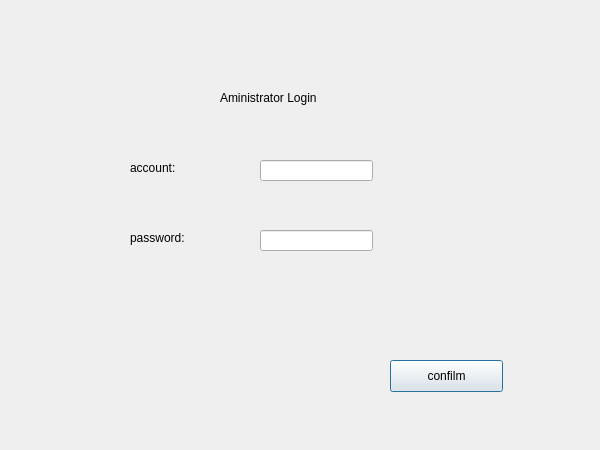
<?xml version="1.0" encoding="UTF-8"?>
<ui version="4.0">
 <class>Aminlogin</class>
 <widget class="QDialog" name="Aminlogin">
  <property name="geometry">
   <rect>
    <x>0</x>
    <y>0</y>
    <width>600</width>
    <height>450</height>
   </rect>
  </property>
  <property name="windowTitle">
   <string>Dialog</string>
  </property>
  <widget class="QPushButton" name="pushButton">
   <property name="geometry">
    <rect>
     <x>390</x>
     <y>360</y>
     <width>113</width>
     <height>32</height>
    </rect>
   </property>
   <property name="text">
    <string>confilm</string>
   </property>
  </widget>
  <widget class="QLabel" name="label">
   <property name="geometry">
    <rect>
     <x>220</x>
     <y>90</y>
     <width>121</width>
     <height>16</height>
    </rect>
   </property>
   <property name="text">
    <string>Aministrator Login</string>
   </property>
  </widget>
  <widget class="QLineEdit" name="lineEdit">
   <property name="geometry">
    <rect>
     <x>260</x>
     <y>160</y>
     <width>113</width>
     <height>21</height>
    </rect>
   </property>
  </widget>
  <widget class="QLineEdit" name="lineEdit_2">
   <property name="geometry">
    <rect>
     <x>260</x>
     <y>230</y>
     <width>113</width>
     <height>21</height>
    </rect>
   </property>
  </widget>
  <widget class="QLabel" name="label_2">
   <property name="geometry">
    <rect>
     <x>130</x>
     <y>160</y>
     <width>59</width>
     <height>16</height>
    </rect>
   </property>
   <property name="text">
    <string>account:</string>
   </property>
  </widget>
  <widget class="QLabel" name="label_3">
   <property name="geometry">
    <rect>
     <x>130</x>
     <y>230</y>
     <width>91</width>
     <height>16</height>
    </rect>
   </property>
   <property name="text">
    <string>password:</string>
   </property>
  </widget>
 </widget>
 <resources/>
 <connections/>
</ui>
